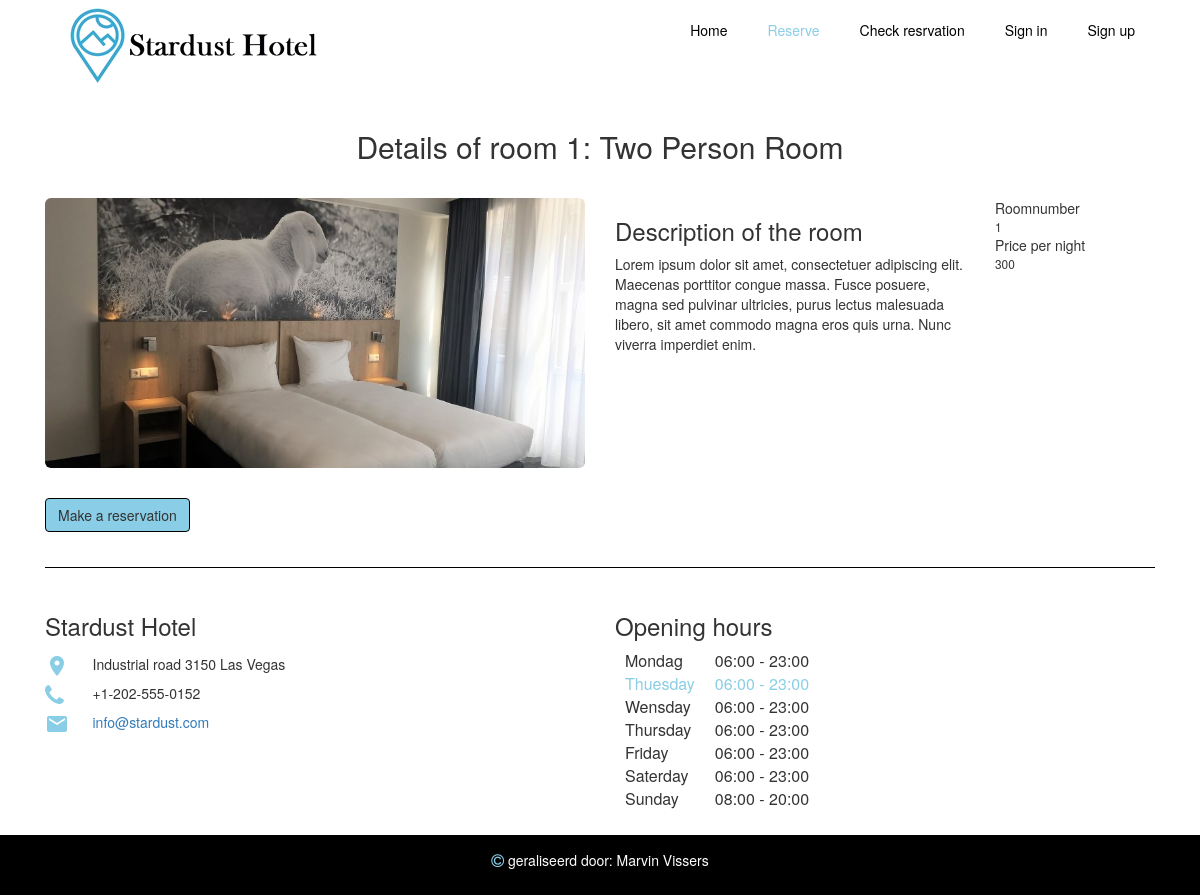
Screenshot of /roomdetails.php?kid=1 with the database file from the repository.
### tables this page shows
CREATE TABLE `room` (
  `kid` int(11) NOT NULL,
  `roomnumber` int(25) NOT NULL,
  `room_name` varchar(50) NOT NULL,
  `amount` varchar(50) NOT NULL,
  `description` varchar(5000) NOT NULL,
  `picture` varchar(50) NOT NULL
);

### functions/kamer.php (called while the page is built, shortened)
<?php
    include "entKamer.php";
	class kamer
    {
        private $con;
        function __construct($host, $user, $pass, $dbnaam)
        {
            $this->con = new PDO("mysql: host=$host; dbname=$dbnaam", $user, $pass);
        }
        function detailsRoom($kid){
            $listRoom = array();
            $query = "SELECT * FROM room WHERE kid = $kid";
            $stm = $this->con->prepare($query);
            if($stm->execute())
            {
                $result = $stm->fetchAll(PDO::FETCH_OBJ);
                foreach($result as $resultQuery)
                {
                    $entKamer = new entKamer($resultQuery->kid, $resultQuery->roomnumber, $resultQuery->room_name, $resultQuery->amount, $resultQuery->description, $resultQuery->picture);
                    array_push($listRoom, $entKamer);
                }
                return $listRoom;
            }else {echo "Query did not work, check those damm quotes!";}
        }
    }
?>

### functions/EntKamer.php (called while the page is built, shortened)
<?php
    class EntKamer{
        function __construct($show_kid, $show_roomnumber, $show_room_name, $show_amount, $show_description, $show_picture)
        {
            $this->kid = $show_kid;
            $this->roomnumber = $show_roomnumber;
            $this->room_name = $show_room_name;
            $this->amount = $show_amount;
            $this->description = $show_description;
            $this->picture = $show_picture;
        }
    }
?>

### roomdetails.php (the view, shortened to what this page needs)
<?php
    include 'functions/kamer.php';
    $kamer = new kamer("localhost", "root", "", "stardust");
    if(isset($_GET["kid"]))
	{
        $kid = $_GET["kid"];
        $chosenRoom = $kamer->detailsRoom($kid);
        foreach($chosenRoom as $selectedRoom)
        {
?>
<html>
    <head>
        <link rel="stylesheet" href="css/style.css"/>
        <link rel="stylesheet" href="bootstrap/css/bootstrap-grid.css"/>
        <link rel="stylesheet" href="bootstrap/css/bootstrap.css"/>
        <link rel="stylesheet" href="https://maxcdn.bootstrapcdn.com/bootstrap/3.3.7/css/bootstrap.min.css">
        <link rel="stylesheet" href="https://cdnjs.cloudflare.com/ajax/libs/font-awesome/4.7.0/css/font-awesome.min.css"/>
    </head>
    <body>
        <header>
            <nav class="fixed-top">
                <div class="container">
                    <div class="align-left logo">
                        <a href="index.php"><img src="images/logo.jpg" class="navbar-logo"/></a>
                    </div>
                    <ul>
                        <div class="align-right">
                            <li class="align-left"><a href="index.php">Home</a></li>
                            <li class="align-left"><a class="active" href="reservation.php">Reserve</a></li>
                            <li class="align-left"><a href="check-reservation.php">Check resrvation</a></li>
                            <?php
                                if (isset($_SESSION['email'])){
                                    echo "<li class='align-right'><a href='logout.php'>Log out</a></li>";
                                    echo "<li class='align-right'><a href='home.php'>My acoount</a></li>";
                                }else{
                                    echo "<li class='align-right'><a href='sign-up.php'>Sign up</a></li>";
                                    echo "<li class='ative align-right'><a href='sign-in.php'>Sign in</a></li>";
                                }
                            ?>
                        </div>
                    </ul>
                </div>
            </nav>
        </header>
        <div class="content">
            <section>
                <div class="container">
                    <div class="row">
                        <div class="col-sm-12">
                            <h2 class="align-center extra-padding">Details of room <?php echo $selectedRoom->roomnumber. ": ".$selectedRoom->room_name;?></h2>
                        </div>
                    </div>
                    <div class="row">
                        <div class="col-lg-6 col-md-7">
                            <img src="images/<?php echo $selectedRoom->kid. $selectedRoom->picture; ?>" class="img-responsive img-rounded">
                        </div>
                        <div class="col-lg-4 col-md-5">
                            <h3>Description of the room</h3>
                            <p> <?php echo $selectedRoom->description; ?> </p>
                        </div>
                        <div class="col-lg-2 col-sm-12">
                            <div class="informatie">
                                Roomnumber <br>
                                <small><?php echo $selectedRoom->roomnumber; ?></small>
                            </div>
                            <div class="informatie">
                                Price per night <br>
                                <small><?php echo $selectedRoom->amount; ?></small>
                            </div>
                        </div>
                    </div>
                    <div class="row extra-padding" style="padding-top: 30px;">
                        <div class="col-sm-12">
                            <button class="btn btn-default" type="button" data-toggle="collapse" data-target="#Reserveren" aria-expanded="false" aria-controls="Reserveren">Make a reservation</button>
                        </div>
                    </div>
                </div>
            </section>
        </div>
        <div class="container">
            <div class="zwarte-lijn"><p></p></div>
        </div>
        <footer class="footer">
            <div class="container">
                <div class="row">
                    <div class="col-md-6">
                        <h3>Stardust Hotel</h3>
                        <div class="row" style="padding-top: 5px;">
                            <div class="col-sm-1">
                                <i class="material-icons" style="font-size:24px; color: #89cee6;">place</i>
                            </div>
                            <div class="col-sm-11">
                                Industrial road 3150 Las Vegas
                            </div>
                        </div>
                        <div class="row" style="padding-top: 5px;">
                            <div class="col-sm-1">
                                <i class="fa fa-phone" style="font-size:24px; color: #89cee6;"></i>
                            </div>
                            <div class="col-sm-11">
                                +1-202-555-0152
                            </div>
                        </div>
                        <div class="row" style="padding-top: 5px;">
                            <div class="col-sm-1">
                                <i class="material-icons" style="font-size:24px; color: #89cee6;">email</i>
                            </div>
                            <div class="col-sm-11">
                                <a href="mailto:info@stardust.com">info@stardust.com</a>
                            </div>
                        </div>
                    </div>
                    <div class="col-md-6">
                        <h3>Opening hours</h3>
                        <table class="openingstijden">
                            <tr id="1"> <td>Mondag</td> <td>06:00 - 23:00</td> </tr>
                            <tr id="2"> <td>Thuesday</td> <td>06:00 - 23:00</td> </tr>
                            <tr id="3"> <td>Wensday</td> <td>06:00 - 23:00</td> </tr>
                            <tr id="4"> <td>Thursday</td> <td>06:00 - 23:00</td> </tr>
                            <tr id="5"> <td>Friday</td> <td>06:00 - 23:00</td> </tr>
                            <tr id="6"> <td>Saterday</td> <td>06:00 - 23:00</td> </tr>
                            <tr id="0"> <td>Sunday</td> <td>08:00 - 20:00</td> </tr>
                        </table>
                    </div>
                </div>
            </div>
        </footer>
        <footer>
            <div class="footer-background">
                <div class="container">
                    <div class="row">
                        <div class="col-sm-12">
                            <div class="footer-content">
                                <p>
                                    <div class="content-maker">
                                        <i class="fa fa-copyright" style="font-size:15px; color: #89cee6;"></i> geraliseerd door: <a href="#" class="maker">Marvin Vissers</a>
                                    </div>
                                </p>
                            </div>
                        </div>
                    </div>
                </div>
            </div>
        </footer>
    </body>
</html>
<?php
        }
    }
?>

### css/style.css (style rules this page uses)
html, body { width: 100%; height: 100%; padding: 0; margin: 0; }
.content { padding-top: 110px; }
nav { background-color: #ffffff; width: 100%; margin: 0; padding: 0; overflow: hidden; -webkit-transition: max-height 0.8s; -ms-transition: max-height 0.8s; -moz-transition: max-height 0.8s; -o-transition: max-height 0.8s; transition: max-height 0.8s; }
nav ul { background-color: #ffffff; overflow: hidden; color: black; padding: 0; margin: 0; -webkit-transition: max-height 0.4s; -ms-transition: max-height 0.4s; -moz-transition: max-height 0.4s; -o-transition: max-height 0.4s; transition: max-height 0.4s; }
nav ul li { display: inline-block; padding: 20px; color: black; font-size: 14px; }
nav ul li a { color: black; }
.active { color: #89cee6; }
.align-left { float: left; }
.align-right { float: right; }
.navbar-logo { height: auto; width: auto; }
.btn { background-color: #89cee6 !important; border: 1px solid #000000 !important; }
.highlight { color: #89cee6; }
.openingstijden td { padding: 0 10px 0 10px; }
.footer { padding: 25px; }
.footer-background { background-color: #000000; width: 100%; height: auto; margin: 0px 0px 0px; padding: 0px 0px 15px 0px; }
.footer-content { color: white; }
.zwarte-lijn { height: 1px; width: 100%; background-color: #000000; }
.content-maker { margin: auto; width: 80%; height: auto; text-align: center; padding: 5px 0 0 0; }
.maker { color: inherit; }
.extra-padding { padding-bottom: 25px; }
.align-center { text-align: center; }

### rows the page displays
room: roomnumber "1", room_name "Two Person Room", picture (picture), description "Lorem ipsum dolor sit amet, consectetuer adipiscing elit. Maecenas porttitor congue massa. Fusce posuere, magna sed pulvinar ultricies, purus lectus malesuada libero, sit amet commodo magna eros quis urna. Nunc viverra imperdiet enim.", amount "300"
